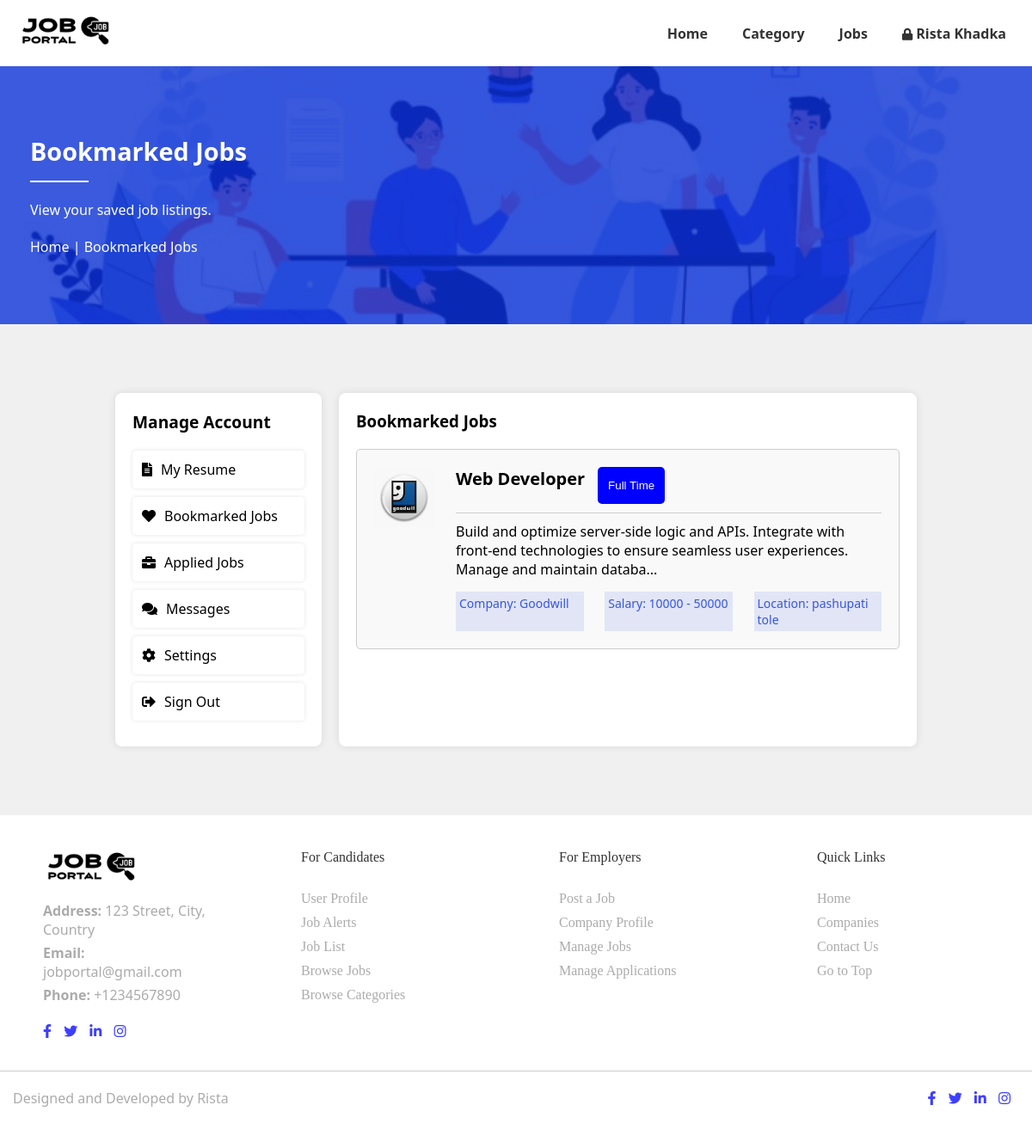
The page /jobseeker/bookmarkedjobs.php (signed in) on the database its author committed.
### tables this page shows
CREATE TABLE `user` (
  `userid` varchar(11) NOT NULL,
  `name` varchar(20) NOT NULL,
  `email` varchar(30) NOT NULL,
  `Phone_no` bigint(100) NOT NULL,
  `password` varchar(200) NOT NULL,
  `pp` blob NOT NULL,
  `gender` varchar(50) NOT NULL,
  `marital_status` varchar(50) NOT NULL,
  `immediate_available` varchar(50) NOT NULL,
  `date_of_birth` date NOT NULL,
  `skill` varchar(255) NOT NULL,
  `language` varchar(255) NOT NULL,
  `nationality` varchar(100) NOT NULL,
  `national_id_card` varchar(50) NOT NULL,
  `experience` int(11) NOT NULL,
  `career_level` varchar(100) NOT NULL,
  `industry` varchar(100) NOT NULL,
  `functional_area` varchar(100) NOT NULL,
  `current_salary` int(11) NOT NULL,
  `expected_salary` int(11) NOT NULL,
  `country` varchar(100) NOT NULL,
  `state` varchar(100) NOT NULL,
  `city` varchar(100) NOT NULL,
  `address` varchar(255) NOT NULL,
  `facebook_url` varchar(255) NOT NULL,
  `linkedin_url` varchar(255) NOT NULL,
  `create_datetime` datetime(6) NOT NULL
);

CREATE TABLE `jobs` (
  `id` int(11) NOT NULL,
  `title` varchar(20) NOT NULL,
  `city` varchar(256) NOT NULL,
  `company_name` varchar(20) NOT NULL,
  `type` varchar(20) NOT NULL,
  `category` varchar(20) NOT NULL,
  `gender` varchar(20) NOT NULL,
  `job_vacancy` int(11) NOT NULL,
  `salary_from` int(11) NOT NULL,
  `salary_to` int(11) NOT NULL,
  `shift` varchar(20) NOT NULL,
  `posted_date` date NOT NULL,
  `expiry_date` date NOT NULL,
  `career_level` varchar(20) NOT NULL,
  `salary_period` varchar(20) NOT NULL,
  `degree_level` varchar(20) NOT NULL,
  `functional_area` varchar(20) NOT NULL,
  `skills` longtext NOT NULL,
  `job_desc` longtext NOT NULL,
  `Rname` varchar(20) NOT NULL,
  `Remail` varchar(20) NOT NULL,
  `min_experience` int(11) NOT NULL,
  `max_experience` int(11) NOT NULL
);

CREATE TABLE `company` (
  `companyid` int(11) NOT NULL,
  `name` varchar(20) NOT NULL,
  `email` varchar(20) NOT NULL,
  `password` varchar(100) NOT NULL,
  `logo` blob NOT NULL,
  `website` varchar(20) NOT NULL,
  `fax_no` varchar(20) NOT NULL,
  `company_ceo` varchar(20) NOT NULL,
  `established_in` varchar(10) NOT NULL,
  `industry` varchar(20) NOT NULL,
  `no_of_office` varchar(20) NOT NULL,
  `company_details` varchar(255) NOT NULL,
  `aboutus` varchar(225) NOT NULL,
  `country` varchar(20) NOT NULL,
  `state` varchar(20) NOT NULL,
  `city` varchar(20) NOT NULL,
  `location` varchar(20) NOT NULL,
  `fb_url` varchar(30) NOT NULL,
  `linkedin_url` varchar(30) NOT NULL,
  `twitter_url` varchar(30) NOT NULL,
  `goggle_url` varchar(30) NOT NULL,
  `create_datetime` datetime(6) NOT NULL
);

### jobseeker/bookmarkedjobs.php (the view, shortened to what this page needs)
<?php
require('../Config/dbconnect.php');
$user_id = $_SESSION['user_id'];
$error_message = '';
$sql = "SELECT job_id FROM saved_jobs WHERE user_id = ? ORDER BY saved_at DESC";
$stmt = $conn->prepare($sql);
$stmt->bind_param('s', $user_id);
$stmt->execute();
$result = $stmt->get_result();
$job_ids = [];
while ($row = $result->fetch_assoc()) {
    $job_ids[] = $row['job_id'];
}
if (empty($job_ids)) {
    $error_message = 'You have no bookmarked jobs.';
    $job_listings = [];
} else {
    $job_ids_string = implode(',', array_map('intval', $job_ids));
    $sql_jobs = "SELECT id, title, job_desc, salary_from, salary_to, type, company_name FROM jobs WHERE id IN ($job_ids_string)";
    $stmt_jobs = $conn->prepare($sql_jobs);
    $stmt_jobs->execute();
    $job_listings = $stmt_jobs->get_result();
    $job_listings_data = [];
    while ($job = $job_listings->fetch_assoc()) {
        $company_name = $job['company_name'];
        if (!isset($companies[$company_name])) {
            $sql_company = "SELECT name, logo, goggle_url, location, country FROM company WHERE name = ?";
            $stmt_company = $conn->prepare($sql_company);
            $stmt_company->bind_param('s', $company_name);
            $stmt_company->execute();
            $company_result = $stmt_company->get_result();
            $companies[$company_name] = $company_result->fetch_assoc();
        }
        $job['company_details'] = $companies[$company_name];
        $job_listings_data[] = $job;
    }
}
?>
<!DOCTYPE html>
<html lang="en">
<head>
    <link rel="stylesheet" href="../css/Navigation.css">
    <link rel="stylesheet" href="../css/postjob.css">
    <link rel="stylesheet" href="../css/footer.css">
    <link rel="stylesheet" href="https://cdnjs.cloudflare.com/ajax/libs/font-awesome/5.15.4/css/all.min.css">
</head>
<body>
    <nav class="navbar">
        <div class="navbar-container">
            <div class="logo">
                <a href="http://localhost/JobPortal/jobseeker/dashboard.php"><img
                        src="http://localhost/JobPortal/Logo/logo3.png" alt="Logo"></a>
            </div>
            <ul class="nav-links">
                <li><a href="dashboard.php">Home</a></li>
                <li><a href="category.php">Category</a></li>
                <li><a href="job.php">Jobs</a></li>
                <li>
                    <?php
                        $query = "SELECT name FROM user WHERE userid = ?";
                        $stmt = $conn->prepare($query);
                        $stmt->bind_param('s', $user_id);
                        $stmt->execute();
                        $result = $stmt->get_result();
                        $user = $result->fetch_assoc();
                        $user_name = htmlspecialchars($user['name']);
                    ?>
                    <a href="profile.php" class="username">
                        <i class="fa fa-lock" aria-hidden="true" style="padding-left: 0px; font-size: 14px;"></i>
                        <?php echo $user_name; ?>
                    </a>
                </li>
            </ul>
        </div>
    </nav>
    <section class="banner-section">
        <div class="banner-overlay">
            <div class="banner-container">
                <div class="banner-content">
                    <h2 class="banner-heading">Bookmarked Jobs</h2>
                    <p class="banner-paragraph">View your saved job listings.</p>
                    <div class="breadcrumb">
                        <a href="dashboard.php">Home</a> | <a href="bookmarkedjobs.php">Bookmarked Jobs</a>
                    </div>
                </div>
            </div>
        </div>
    </section>
    <section class="dashboard-section">
        <div class="dashboard-container">
            <div class="dashboard-nav">
                <h3>Manage Account</h3>
                <div class="nav-item" onclick="location.href='profile.php'"><i class="fas fa-file-alt"></i> My Resume
                </div>
                <div class="nav-item" onclick="showForm('bookmarkedjobs')"><i class="fas fa-heart"></i> Bookmarked Jobs
                </div>
                <div class="nav-item" onclick="location.href='appliedjobs.php'"><i class="fas fa-briefcase"></i> Applied
                    Jobs</div>
                <div class="nav-item" onclick="location.href='message.php'"><i class="fas fa-comments"></i> Messages
                </div>
                <div class="nav-item" onclick="location.href='setting.php'"><i class="fas fa-cog"></i> Settings</div>
                <div class="nav-item" onclick="location.href='../Logins/logout.php'"><i class="fas fa-sign-out-alt"></i>
                    Sign Out</div>
            </div>
            <div class="dashboard-content">
                <h3>Bookmarked Jobs</h3>
                <?php if ($error_message): ?>
                <div class="error-message"><?php echo $error_message; ?></div>
                <?php else: ?>
                <div class="job-listings">
                    <?php foreach ($job_listings_data as $job): ?>
                    <div class="job" onclick="window.location.href='job_details.php?id=<?php echo $job['id']; ?>'">
                        <div class="img-logo">
                            <?php
                            if (isset($job['company_details'])) {
                            echo '<img src="../uploads/' . htmlspecialchars($job['company_details']['logo']) . '"
                                alt="Company Logo" class="company-logo">';
                            } else {
                            echo '<img src="../uploads/default_logo.png" alt="Default Logo" class="company-logo">';
                            }
                            ?></div>
                        <div class="job-details">
                            <div class="job-heading" style="display: flex;">
                                <div class="job-title"><?php echo htmlspecialchars($job['title']); ?></div>
                                <button class="job-type"><?php echo htmlspecialchars($job['type']); ?></button>
                            </div>
                            <div class="divider"></div>
                            <p class="job-description"><?php echo substr($job['job_desc'], 0, 150)?>...</p>
                            <div class="job-info">
                                <div class="info-box">Company: <?php echo htmlspecialchars($job['company_name']); ?>
                                </div>
                                <div class="info-box">Salary:
                                    <?php echo htmlspecialchars($job['salary_from']) . ' - ' . htmlspecialchars($job['salary_to']); ?>
                                </div>
                                <div class="info-box">Location:
                                    <?php echo htmlspecialchars($job['company_details']['location']); ?></div>
                            </div>
                        </div>
                    </div>
                    <?php endforeach; ?>
                </div>
                <?php endif; ?>
            </div>
        </div>
    </section>
    <?php include '../Assets/footer.php'; ?>
</body>
</html>

### css/Navigation.css (style rules this page uses)
* { margin: 0; padding: 0; box-sizing: border-box; }
body { font-family: 'Segoe UI', Tahoma, Geneva, Verdana, sans-serif; }
.navbar { background-color: white; padding: 1em 0; box-shadow: 0 2px 4px rgba(0, 0, 0, 0.1); }
.navbar-container { display: flex; justify-content: space-between; align-items: center; max-width: 1200px; margin: 0 auto; padding: 0 20px; }
.logo img { height: 40px; }
.nav-links { list-style: none; display: flex; }
.nav-links li { margin-left: 20px; }
.nav-links a { color: #333; text-decoration: none; font-weight: bold; padding: 5px 10px; border-radius: 4px; transition: color 0.3s; }

### css/postjob.css (style rules this page uses)
.banner-section { position: relative; background-image: url('http://localhost/JobPortal/Banners/banner3.png'); background-size: cover; background-position: center; height: 300px; display: flex; align-items: center; }
.banner-container { max-width: 1200px; margin: 0 auto; padding: 0 15px; width: 100%; }
.banner-overlay { background-color: rgba(11, 49, 213, 0.8); position: absolute; top: 0; left: 0; width: 100%; height: 100%; display: flex; align-items: center; color: white; padding: 20px; text-align: left; }
.banner-content { width: 100%; }
.banner-heading { font-size: 1.8em; margin-bottom: 20px; }
.banner-heading:after { content: ''; display: block; width: 6%; height: 2.2px; background-color: white; margin-top: 15px; }
.banner-paragraph { font-size: 1em; line-height: 1.5; max-width: 800px; margin: 0; }
.breadcrumb { margin-top: 20px; }
.breadcrumb a { color: white; text-decoration: none; font-size: 1em; }
.dashboard-section { background-color: #f0f0f0; padding: 40px 0; }
.dashboard-container { display: flex; justify-content: center; margin: 0 auto; width: 80%; }
.dashboard-nav { width: 25%; height: fit-content; background-color: #fff; padding: 20px; border-radius: 8px; box-shadow: 0 0 10px rgba(0, 0, 0, 0.1); }
.dashboard-nav h3 { font-size: 1.2em; margin-bottom: 20px; }
.nav-item { font-size: 1em; margin-bottom: 10px; padding: 10px; background-color: #007bff; color: white; border-radius: 4px; cursor: pointer; display: flex; align-items: center; gap: 10px; transition: background-color 0.3s ease; }
.dashboard-section { background-color: #f0f0f0; padding: 80px 0; }
.dashboard-nav { width: 25%; background-color: #fff; padding: 20px; border-radius: 8px; box-shadow: 0 0 10px rgba(0, 0, 0, 0.1); }
.nav-item { font-size: 1em; margin-bottom: 10px; padding: 10px; background-color: white; color: black; border: 1px solid white; border-radius: 4px; cursor: pointer; display: flex; align-items: center; gap: 10px; box-shadow: 0 0 5px rgba(0, 0, 0, 0.1); transition: background-color 0.3s ease; }
.dashboard-content { width: 70%; margin-left: 20px; background-color: #fff; padding: 20px; border-radius: 8px; box-shadow: 0 0 10px rgba(0, 0, 0, 0.1); }

### jobseeker/bookmarkedjobs.php (style rules this page uses)
.banner-section { position: relative; background-image: url('http://localhost/JobPortal/Banners/banner4.png'); background-size: cover; background-position: center; height: 300px; display: flex; align-items: center; }
.job-listings { display: flex; flex-direction: column; justify-content: flex-start; margin-top: 20px; }
.job { display: flex; width: 100%; padding: 20px; margin-bottom: 25px; border: 1px solid #ccc; border-radius: 5px; cursor: pointer; background-color: #f9f9f9; min-height: 160px; }
.company-logo { width: 70px; height: auto; margin-right: 25px; }
.job-title { font-size: 20px; font-weight: bold; margin-bottom: 16px; }
.job-type { background-color: blue; color: white; border: none; padding: 7px 12px; border-radius: 5px; margin-left: 15px; }
.divider { border: none; height: 1px; background-color: #ccc; margin: 10px 0; }
.job-info { display: flex; justify-content: space-between; gap: 1px; margin-top: 15px; }
.info-box { background-color: rgba(11, 49, 213, 0.1); width: 30%; font-size: 14px; color: #333; padding: 4px; color: rgba(11, 49, 213, 0.8); }

### rows shown on the page
user: name "Rista Khadka"
jobs: company.logo (picture), title "Web Developer", type "Full Time", job_desc "Build and optimize server-side logic and APIs. Integrate with front-end technologies to ensure seamless user experiences. Manage and maintain databa", company_name "Goodwill", salary_from "10000", salary_to "50000"
company: location "pashupati tole"
